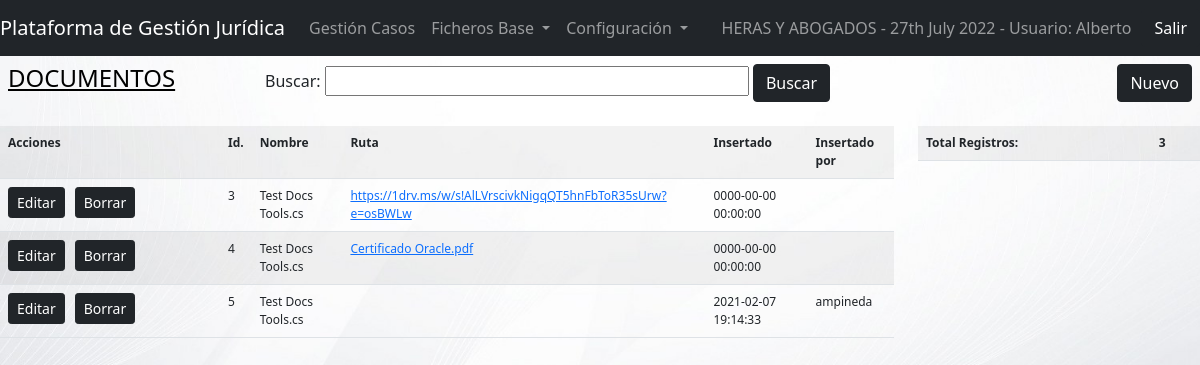
Screenshot of /view/docs.php?obj=ENTITES&objid=1 (signed in) with the database file from the repository.
### tables this page shows
CREATE TABLE IF NOT EXISTS `documents` (
  `DOCId` int(11) NOT NULL AUTO_INCREMENT,
  `DOCName` varchar(50) NOT NULL,
  `DOCObj` varchar(50) NOT NULL,
  `DOCObjId` int(11) NOT NULL,
  `DOCPath` varchar(250) NOT NULL,
  `DOCInsertDate` datetime NOT NULL,
  `DOCInsertBy` varchar(50) NOT NULL,
  PRIMARY KEY (`DOCId`)
);

### model/dbcrud.php (called while the page is built, shortened)
<?php
    class dbcrud {
        public function sql ($sql){
            $dbConn = new dbconn();
            $dbConn->connect();
            $conn = $dbConn->getConn();
            $result = $conn->query($sql);
            return $result;
        }
    }
?>

### controller/cntDoc.php (the view, shortened to what this page needs)
<?php
    include_once '../model/dbcrud.php';
    function listDocs(){
        $docCrud = new dbcrud();
        if (isset($_REQUEST['obj'])){
            $table = $_REQUEST['obj'];
        }
        if (isset($_REQUEST['objid'])){
            $docid = $_REQUEST['objid'];
        }
        $docsSQL = "SELECT * FROM documents WHERE DOCObj = ':table' AND DOCObjId = :docid";
        $docsSQL = str_replace(':table', $table, $docsSQL);
        $docsSQL = str_replace(':docid', $docid, $docsSQL);
        echo '<tr>'
                . '<th style="width:220px">Acciones</th><th>Id.</th><th>Nombre</th><th>Ruta</th><th>Insertado</th><th>Insertado por</th>'
           . '</tr>';
        $result = $docCrud->sql($docsSQL);
        if ($result->num_rows > 0) {
          while($row = $result->fetch_assoc()) {
            echo '<tr><td><a href="docdata.php?update&docid='.$row["DOCId"].'" target="_blank" class="btn btn-dark btn-sm" role="button">Editar</a>'
                    .'<a href="docdata.php?delete&docid='.$row["DOCId"].'" target="_blank" class="btn btn-dark btn-sm" role="button" style="margin-left: 10px">Borrar</a>'
                    . '<td>'.$row["DOCId"].'</td><td>'.$row["DOCName"].'</td><td><a href="'.$row["DOCPath"].'" target="_blank">'.$row["DOCPath"].'</a></td><td>'
                    .$row["DOCInsertDate"].'</td><td>'.$row["DOCInsertBy"].'</td></tr>';
            }
        }
        else {
            $_SESSION['numdocs'] = 0;
        }
    }
?>

### view/css/globalstyles.css (style rules this page uses)
.bgsilver { background-image: url('../imgs/bg04.jpg'); background-repeat: no-repeat; background-attachment: fixed; background-size: cover; }

### rows the page displays
documents: DOCId "3", DOCName "Test Docs Tools.cs", DOCPath "https://1drv.ms/w/s!AlLVrscivkNigqQT5hnFbToR35sUrw?e=osBWLw", DOCInsertDate "0000-00-00 00:00:00"
documents: DOCId "4", DOCName "Test Docs Tools.cs", DOCPath "Certificado Oracle.pdf", DOCInsertDate "0000-00-00 00:00:00"
documents: DOCId "5", DOCName "Test Docs Tools.cs", DOCInsertDate "2021-02-07 19:14:33", DOCInsertBy "ampineda"

### other values shown
$_SESSION['username'] "Alberto"
$_SESSION['numdocs'] "3"
